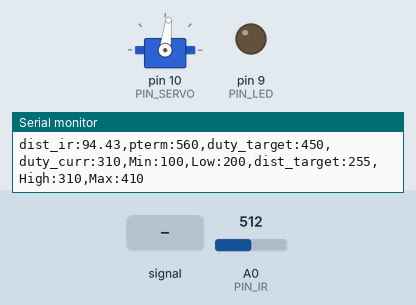
This sketch was run on a simulated Arduino Uno, built with avr-gcc and run on an emulated ATmega328P. Shown: servo, output pins drawn as LEDs (lit = HIGH), the last lines printed to the serial monitor. The inputs (shaded band) are chosen by the test bench; at power-on: A0 (PIN_IR) = 512.

Above: at 1.2 s.
1.3 s: A0 (PIN_IR) fed a 2 Hz sine of ±306 counts around its level
At 1.63 s:
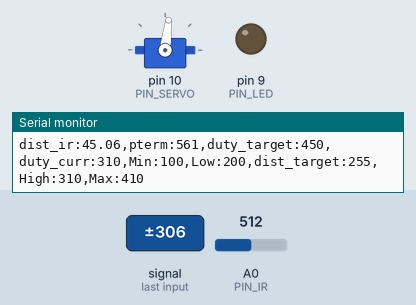
4.3 s: A0 (PIN_IR) set to 245
5.8 s: A0 (PIN_IR) set to 265
At 6.5 s:
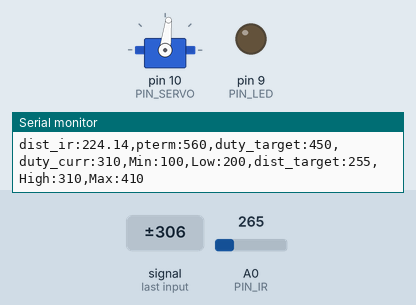
7.3 s: A0 (PIN_IR) set to 122
At 7.6 s:
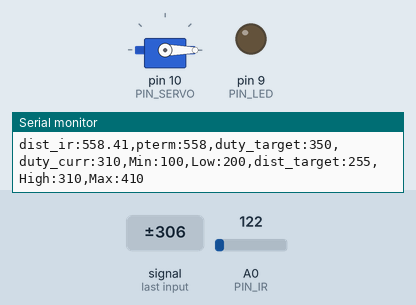
Timing chart, 0 to 9.8 s (numbered marks = the images above; inputs shaded):
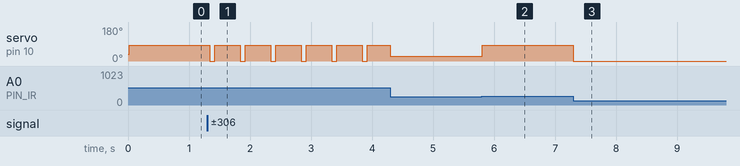

Measured:
- after the input at 1.3 s, servo on pin 10 (PIN_SERVO): alternates 83° for 0.42 s and 0° for 0.08 s, starting at once
- after the input at 5.8 s, servo on pin 10 (PIN_SERVO): 26° → 83° at once
- after the input at 7.3 s, servo on pin 10 (PIN_SERVO): 83° → 0° at once

The sketch:

22P06.ino
```cpp
#include <Servo.h>

/////////////////////////////
// Configurable parameters //
/////////////////////////////

// Arduino pin assignment
#define PIN_LED 9                            // [1234] LED를 아두이노의 GPIO 9번 핀에 연결
#define PIN_SERVO 10    //[3152] 서보모터를 아두이노의 10번 핀에 연결
#define PIN_IR A0     //[3158] IR센서를 아두이노의 A0 핀에 연결

// Framework setting
#define _DIST_TARGET 255  //[3166]목표로 하는 탁구공 중심 위치까지 거리255mm로 고정
#define _DIST_MIN 10                       //[3164] 최소 측정 거리 10mm로 고정
#define _DIST_MAX 410   // [3401] 측정 거리의 최댓값를 410mm로 설정

// Distance sensor
#define _DIST_ALPHA 0.0  // [3162] ema 필터의 alpha 값을 0.0으로 설정

// Servo range
#define _DUTY_MIN 400    //[3148]  서보의 가동 최소 각도(0)
#define _DUTY_NEU 900      //[3150] servo neutral position (90 degree)
#define _DUTY_MAX 1400                // [3169] 서보의 최대 가동 각도(180º)

// Servo speed control
#define _SERVO_ANGLE 30   //[3159] 서보의 각도(30º)
//[3150] 레일플레이트가 사용자가 원하는 가동범위를 움직일때, 이를 움직이게 하는 서보모터의 가동범위
#define _SERVO_SPEED 30             //[3147]  서보 속도를 30으로 설정

// Event periods
#define _INTERVAL_DIST 20   // [3153] Distance Sensing을 20(ms) 마다 실행한다.
#define _INTERVAL_SERVO 20 // [3401] 서보를 20ms마다 조작하기
#define _INTERVAL_SERIAL 100  // [3151] 시리얼 0.1초 마다 업데이트

// PID parameters
#define KP 0.1      // [3158] 비례상수 설정

int a = 90;
int b = 310;
//////////////////////
// global variables //
//////////////////////

// Servo instance
Servo myservo;  // [3153] Servo를 제어할 Object를 생성해 준다
// Distance sensor
float dist_target; // location to send the ball
float dist_raw, dist_ema;    //[3160] 실제 거리측정값과 ema필터를 적용한 값을 저장할 변수

// Event periods
unsigned long last_sampling_time_dist, last_sampling_time_servo, last_sampling_time_serial; // [3162] 거리, 서보, 시리얼에 대한 마지막 샘플링 시간을 나타내는 변수
bool event_dist, event_servo, event_serial; // [5283] 거리센서, 서보, 시리얼 모니터의 발생을 지시하는 변수

// Servo speed control
int duty_chg_per_interval;    //[3167] 주기동안 duty 변화량 변수
int duty_target, duty_curr;    // [3157] 서보의 목표위치와 서보에 실제로 입력할 위치

// PID variables
float error_curr, error_prev, control, pterm, dterm, iterm; // [3401] 비례 제어를 위한 전에 측정한 오차, 새로 측정한 오차 값, 비례항, 적분항, 미분항 변수
int dist_filtered;
//
unsigned long last_sampling_time; // unit: ms
int toggle_interval, toggle_interval_cnt;
void setup() {
// initialize GPIO pins for LED and attach servo
  pinMode(PIN_LED, OUTPUT);  // [3155] LED 핀 설정
  myservo.attach(PIN_SERVO);  // [3155] Servo 핀 설정
// initialize global variables
  last_sampling_time_dist = last_sampling_time_servo = last_sampling_time_serial = 0; // [3155] 샘플링 시각 기록 변수 초기화
  event_dist = event_servo = event_serial = false;  // [3155] 이벤트 bool값 초기화
  dist_target = _DIST_TARGET; // [3147] 목표지점 변수 초기화


// move servo to neutral position
  myservo.writeMicroseconds(_DUTY_NEU); // [3147] 서보를 중간으로 이동
// initialize serial port
    Serial.begin(57600);                          // [3169] 57600 보드레이트로 아두이노와 통신
// convert angle speed into duty change per interval.
}

float ir_distance(void){ // return value unit: mm
  float val;
  float volt = float(analogRead(PIN_IR));
  val = ((6762.0/(volt-9.0))-4.0) * 10.0;
  return val;          //[3150] 적외선 센서를 통해 거리를 return시킨다.
}

float ir_distance_filtered(void){ // return value unit: mm
  return ir_distance(); // for now, just use ir_distance() without noise filter.
}


void loop() {
  float dist_raw = ir_distance();
  unsigned long time_curr = millis();
  if(time_curr >= last_sampling_time_dist + _INTERVAL_DIST) {
        last_sampling_time_dist += _INTERVAL_DIST;
        event_dist = true;
  }
  if(time_curr >= last_sampling_time_servo + _INTERVAL_SERVO) {
        last_sampling_time_servo += _INTERVAL_SERVO;
        event_servo = true;
  }
  if(time_curr >= last_sampling_time_serial + _INTERVAL_SERIAL) {
        last_sampling_time_serial += _INTERVAL_SERIAL;
        event_serial = true;
  }


////////////////////
// Event handlers //
////////////////////

  if(event_dist) {
     event_dist = false;
  // get a distance reading from the distance sensor
     dist_filtered = ir_distance();  // [3157] 적외선 선세로 측정한 값에 필터를 적용한 값

  // PID control logic
    error_curr = _DIST_TARGET - dist_filtered; // [3158] 목표값 에서 현재값을 뺀 값이 오차값
    pterm = KP*error_curr;
    control = pterm;           // [3158] P제어 이기때문에 pterm만 있음

  // duty_target = f(duty_neutral, control)
    duty_target = pterm * _DUTY_NEU;

  // keep duty_target value within the range of [_DUTY_MIN, _DUTY_MAX]
    if (duty_target < _DUTY_MIN) {
      duty_target = _DUTY_MIN;  // duty_target < _DUTY_MIN 일 때 duty_target 를 _DUTY_MIN 로 고정
    } else if (duty_target > _DUTY_MAX) {
       duty_target = _DUTY_MAX; // duty_target > _DUTY_MAX 일 때 duty_target 를 _DUTY_MAX 로 고정
    }  // [3153] [_DUTY_MIN, _DUTY_MAX] 로 서보의 가동범위를 고정하기 위한 최소한의 안전장치
    myservo.writeMicroseconds(duty_target);
  }


  if(event_servo) {
    event_servo = false; // [3153] servo EventHandler Ticket -> false
    // adjust duty_curr toward duty_target by duty_chg_per_interval
    if(duty_target > duty_curr) {
      duty_curr += duty_chg_per_interval;
      if(duty_curr > duty_target) duty_curr = duty_target;
    }
    else {
      duty_curr -= duty_chg_per_interval;
      if(duty_curr < duty_target) duty_curr = duty_target;
    }       //[3166] 서보가 현재위치에서 목표위치에 도달할 때까지 duty_chg_per_interval값 마다 움직임(duty_curr에 duty_chg_per_interval값 더하고 빼줌)
  }

  float raw_dist = ir_distance();
  float dist_cali = 160 + 300.0 / (b - a) * (raw_dist - a);

  if(event_serial) {
    event_serial = false; // [3153] serial EventHandler Ticket -> false
    Serial.print(",dist_cali:");
    Serial.println(dist_cali);
    Serial.print("dist_ir:");
    Serial.print(dist_raw);
    Serial.print(",pterm:");
    Serial.print(map(pterm,-1000,1000,510,610));
    Serial.print(",duty_target:");
    Serial.print(map(duty_target,1000,2000,410,510));
    Serial.print(",duty_curr:");
    Serial.print(map(duty_curr,1000,2000,410,510));
    Serial.println(",Min:100,Low:200,dist_target:255,High:310,Max:410");
  }
}
```
